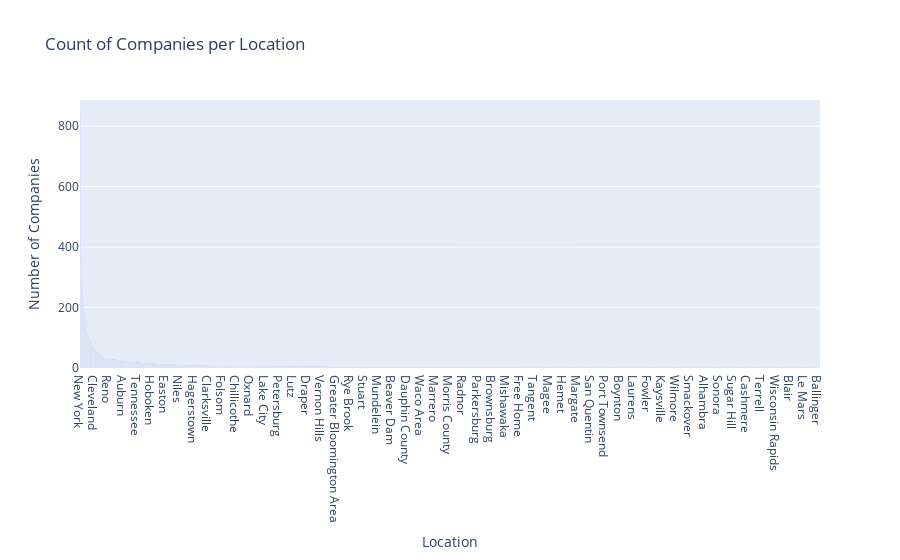

The cell this chart's notebook holds for it:
### Code cell
import plotly.express as px

# Count of companies per country
companies_per_country = cleaned_data['location'].value_counts().reset_index()
companies_per_country.columns = ['Location', 'Count']

# Sorting values in descending order
companies_per_country = companies_per_country.sort_values(by='Count', ascending=False)

# Creating the bar chart using Plotly
fig = px.bar(companies_per_country, x='Location', y='Count', title='Count of Companies per Location')
fig.update_layout(xaxis={'categoryorder':'total descending'}, xaxis_title='Location', yaxis_title='Number of Companies')

# Show the chart
fig.show()

### Figure 1 — Plotly figure (JSON) as saved in the notebook; plotly's stock layout.template omitted (floating-point values rounded to 4 significant figures; data arrays with more than 128 entries replaced by an {"elided": "..."} marker saying what was removed)
{"data": [{"alignmentgroup": "True", "hovertemplate": "Location=%{x}<br>Count=%{y}<extra></extra>", "legendgroup": "", "marker": {"color": "#636efa", "pattern": {"shape": ""}}, "name": "", "offsetgroup": "", "orientation": "v", "showlegend": false, "textposition": "auto", "type": "bar", "x": {"elided": "3545 str values"}, "xaxis": "x", "y": {"elided": "3545 int values"}, "yaxis": "y"}], "layout": {"barmode": "relative", "legend": {"tracegroupgap": 0}, "title": {"text": "Count of Companies per Location"}, "xaxis": {"anchor": "y", "categoryorder": "total descending", "domain": [0, 1], "title": {"text": "Location"}}, "yaxis": {"anchor": "x", "domain": [0, 1], "title": {"text": "Number of Companies"}}}}
